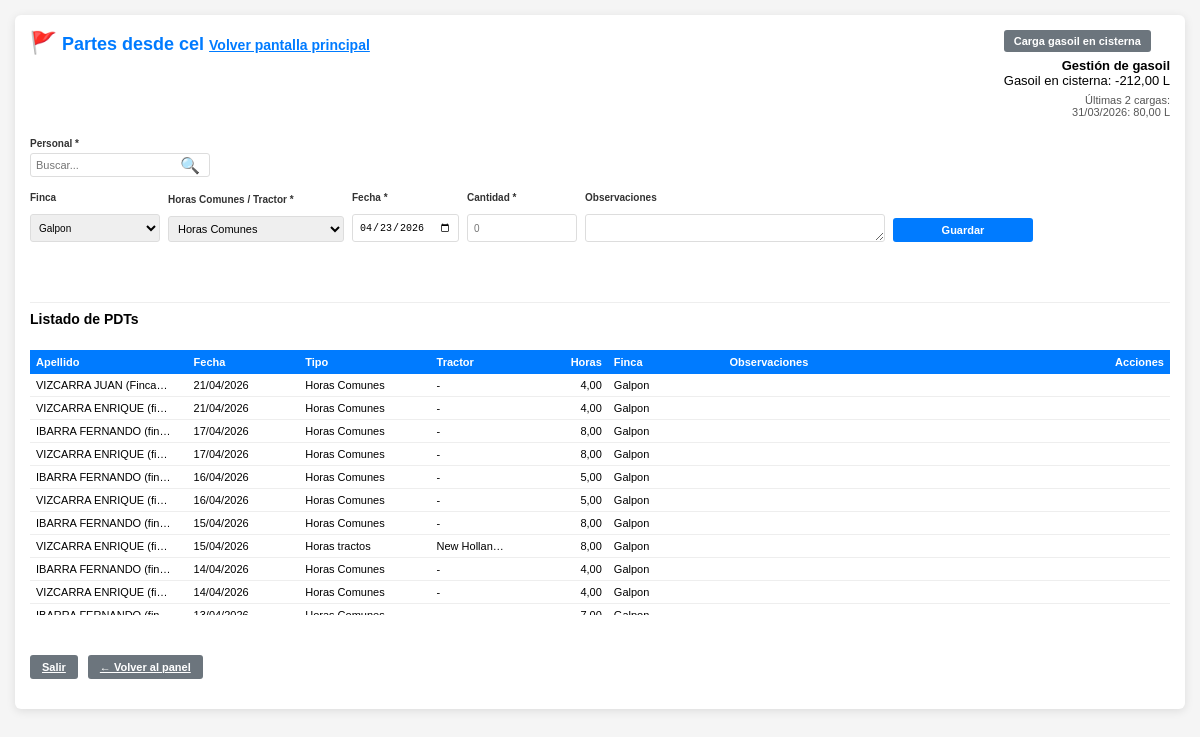
The page /partes_desde_cel.php (signed in) on the database its author committed.
### tables this page shows
CREATE TABLE `pdt` (
  `id` int(11) NOT NULL AUTO_INCREMENT,
  `usuario_id` int(11) NOT NULL,
  `tipo_horas` enum('Horas tractos','Horas Comunes') NOT NULL DEFAULT 'Horas Comunes',
  `tractor` varchar(100) DEFAULT NULL,
  `fecha` date NOT NULL,
  `horas` decimal(5,2) DEFAULT 0.00,
  `cant_gasoil` decimal(6,2) DEFAULT NULL,
  `cambio_aceite` tinyint(1) DEFAULT 0,
  `en_cc` tinyint(1) DEFAULT 0,
  `observaciones` text DEFAULT NULL,
  `fecha_creacion` timestamp NOT NULL DEFAULT current_timestamp(),
  `fecha_modificacion` timestamp NOT NULL DEFAULT current_timestamp() ON UPDATE current_timestamp(),
  `finca` varchar(200) DEFAULT NULL,
  PRIMARY KEY (`id`),
  KEY `idx_usuario` (`usuario_id`),
  KEY `idx_fecha` (`fecha`),
  CONSTRAINT `pdt_ibfk_1` FOREIGN KEY (`usuario_id`) REFERENCES `usuarios` (`id`) ON DELETE CASCADE
);

CREATE TABLE `usuarios` (
  `id` int(11) NOT NULL AUTO_INCREMENT,
  `acceso_creador_id` int(11) DEFAULT NULL COMMENT 'NULL=principal',
  `apellido` varchar(150) NOT NULL,
  `dni` varchar(20) NOT NULL,
  `cuit` varchar(25) DEFAULT NULL,
  `domicilio` varchar(200) DEFAULT NULL,
  `email` varchar(100) DEFAULT NULL,
  `celular` varchar(20) DEFAULT NULL,
  `consorcio` varchar(100) DEFAULT NULL,
  PRIMARY KEY (`id`),
  KEY `idx_acceso_creador` (`acceso_creador_id`)
);

### partes_desde_cel.php (called while the page is built, shortened)
<?php
include 'gestionar_finca.php';

### gestionar_finca.php (the view, shortened to what this page needs)
<?php
include 'verificar_sesion.php';
$desde_cel = DESDE_CEL;
if ($desde_cel) {
    $form_action_url = 'partes_desde_cel.php';
    $titulo_pagina = 'Partes desde cel';
} else {
    $form_action_url = 'gestionar_finca.php';
    $titulo_pagina = 'Gestión Finca - Partes Diarios de Trabajo (PDT)';
}
$es_nivel_0 = (isset($_SESSION['acceso_nivel']) && (int)$_SESSION['acceso_nivel'] === 0);
$mostrar_vista_completa = true;
$pdt_edit = null;
$tractor_default = 'Horas Comunes';
$fincas_fijas = ['Finca 6', 'Finca 4', 'Finca 7', 'Finca 5', 'Finca 2', 'Finca 10', 'Finca 11', 'Finca 47', 'Finca 29', 'Galpon'];
$fincas_lista = $fincas_fijas;
$r_fincas_p = mysqli_query($conexion, "SELECT DISTINCT finca FROM pdt WHERE finca IS NOT NULL AND TRIM(finca) != '' ORDER BY finca");
if ($r_fincas_p) {
    while ($row = mysqli_fetch_assoc($r_fincas_p)) {
        $fn = trim($row['finca'] ?? '');
        if ($fn !== '' && !in_array($fn, $fincas_lista, true)) {
            $fincas_lista[] = $fn;
        }
    }
}
$finca_default = '';
if ($finca_default === '') {
    $r_uf = mysqli_query($conexion, "SELECT finca FROM pdt WHERE finca IS NOT NULL AND TRIM(finca) != '' ORDER BY id DESC LIMIT 1");
    if ($r_uf && $rw = mysqli_fetch_assoc($r_uf)) {
        $finca_default = trim((string)($rw['finca'] ?? ''));
    }
}
$finca_actual = $pdt_edit ? trim((string)($pdt_edit['finca'] ?? '')) : $finca_default;
$es_otra_finca = ($finca_actual !== '' && !in_array($finca_actual, $fincas_fijas, true));
$lista_pdt = [];
$sql_lista = "SELECT p.id, p.usuario_id, p.tipo_horas, p.tractor, p.fecha, p.horas, p.cant_gasoil, p.cambio_aceite, p.en_cc, p.observaciones, p.finca, u.apellido AS usuario_nombre FROM pdt p INNER JOIN usuarios u ON u.id = p.usuario_id ORDER BY p.fecha DESC, p.id DESC LIMIT 200";
$res_lista = mysqli_query($conexion, $sql_lista);
if ($res_lista) {
    while ($row = mysqli_fetch_assoc($res_lista)) {
        $keys = array_map('strtolower', array_keys($row));
        $combined = @array_combine($keys, array_values($row));
        $lista_pdt[] = (is_array($combined) ? $combined : $row);
    }
}
$gasoil_en_sisterna = 0;
$r_g = mysqli_query($conexion, "SELECT COALESCE(SUM(cantidad), 0) AS total FROM gasoil");
if ($r_g && $f_g = mysqli_fetch_assoc($r_g)) {
    $gasoil_en_sisterna = (float)$f_g['total'];
}
$ultimas_cargas_gasoil = [];
$r_cargas = mysqli_query($conexion, "SELECT fecha, cantidad FROM gasoil WHERE cantidad > 0 ORDER BY fecha DESC, id DESC LIMIT 2");
if ($r_cargas) {
    while ($c = mysqli_fetch_assoc($r_cargas)) {
        $ultimas_cargas_gasoil[] = ['fecha' => $c['fecha'], 'cantidad' => (float)$c['cantidad']];
    }
}
?>
<!DOCTYPE html>
<html lang="es">
<head>
</head>
<?php
        $url_esc_volver = $desde_cel ? ($es_nivel_0 ? 'logout.php' : 'gestionar_finca.php') : 'index.php';
        $js_esc = "if((e.keyCode||e.which)==27){var f=document.getElementById('formCargaGasoilSisterna');if(f&&f.style.display!='none'){f.style.display='none';return false;}";
        if ($desde_cel) {
            $js_esc .= "if(history.length>1){history.back();return false;}";
        }
        $js_esc .= "location.href='".addslashes($url_esc_volver)."';return false;}";
        ?>
<body onkeydown="var e=event||window.event;<?= $js_esc ?>">
    <div class="container">
        <div style="display: flex; align-items: flex-start; justify-content: space-between; gap: 20px; flex-wrap: wrap; margin-bottom: 15px;">
            <h2 style="margin: 0;"><span style="font-size: 1.2em;" title="PDT">🚩</span> <?= htmlspecialchars($titulo_pagina) ?> <a href="<?= $desde_cel ? ($es_nivel_0 ? 'logout.php' : 'gestionar_finca.php') : 'index.php' ?>" id="linkVolverEsc" style="font-size: 14px; color: #007bff;" title="Volver (ESC)">Volver pantalla principal</a></h2>
            <div style="text-align: right; flex-shrink: 0; display: flex; align-items: flex-start; gap: 12px; flex-wrap: wrap;">
                <div class="seccion-carga-gasoil" style="display: flex; flex-direction: column; gap: 6px;">
                    <div style="display: flex; align-items: center; gap: 12px;">
                        <button type="button" id="btnCargaGasoilSisterna" class="btn btn-secondary" style="font-size: 11px; padding: 5px 10px;">Carga gasoil en cisterna</button>
                    </div>
                <div style="font-size: 13px;">
                    <strong>Gestión de gasoil</strong><br>
                    Gasoil en cisterna: <span id="gasoilEnSisternaVal"><?= number_format($gasoil_en_sisterna, 2, ',', '') ?></span> L
                    <?php if (!empty($ultimas_cargas_gasoil)): ?>
                    <div style="margin-top: 6px; font-size: 11px; color: #555;">
                        Últimas 2 cargas:<br>
                        <?php foreach ($ultimas_cargas_gasoil as $c): ?>
                        <?= date('d/m/Y', strtotime($c['fecha'])) ?>: <?= number_format($c['cantidad'], 2, ',', '') ?> L<br>
                        <?php endforeach; ?>
                    </div>
                    <?php endif; ?>
                </div>
            </div>
        </div>
        <?php
        $nombre_personal_mostrar = '';
        ?>
        <form method="POST" id="formPDT" class="form-nav-enter" action="<?= htmlspecialchars($form_action_url) ?>">
            <div style="display: flex; align-items: flex-start; gap: 14px; flex-wrap: wrap; margin-bottom: 4px; position: relative; z-index: 1;">
                <div class="form-group buscador-usuario-container" style="flex: 0 0 auto; min-width: 200px;">
                    <label>Personal *</label>
                    <div style="display: flex; align-items: center; gap: 10px; flex-wrap: wrap;">
                        <div class="buscador-usuario" style="flex: 0 0 180px; min-width: 140px;">
                            <input type="text" id="buscadorUsuario" tabindex="-1" placeholder="Buscar..." autocomplete="off" value="<?= htmlspecialchars($nombre_personal_mostrar) ?>" oninput="if(window.buscarPersonalPdt)window.buscarPersonalPdt();" onkeyup="if(window.buscarPersonalPdt)window.buscarPersonalPdt();">
                            <span class="ico-lupa" aria-hidden="true">🔍</span>
                        </div>
                    </div>
                </div>
            </div>
            <div class="form-row">
                <div class="form-group form-group-finca">
                    <label>Finca</label>
                    <select name="finca_sel" id="selFinca" tabindex="0" onchange="var w=document.getElementById('fincaOtroWrap');if(w)w.style.display=(this.value==='__otro__')?'block':'none';">
                        <?php foreach ($fincas_lista as $fn): ?>
                        <option value="<?= htmlspecialchars($fn) ?>" <?= (!$es_otra_finca && $finca_actual === $fn) ? 'selected' : '' ?>><?= htmlspecialchars($fn) ?></option>
                        <?php endforeach; ?>
                    </select>
                </div>
                <div class="form-group" id="tractorGroup">
                    <label>Horas Comunes / Tractor *</label>
                    <select name="tractor" id="tractor" tabindex="-1" required>
                        <optgroup label="Horas Comunes">
                            <option value="Horas Comunes" <?= (($pdt_edit && ($pdt_edit['tipo_horas'] ?? '') === 'Horas Comunes') || (!$pdt_edit && $tractor_default === 'Horas Comunes')) ? 'selected' : '' ?>>Horas Comunes</option>
                        </optgroup>
                    </select>
                </div>
                <div class="form-group form-group-compact">
                    <label>Fecha *</label>
                    <input type="date" name="fecha" id="fecha" tabindex="1" value="<?= $pdt_edit ? $pdt_edit['fecha'] : date('Y-m-d') ?>" required>
                </div>
                <div class="form-group form-group-compact" id="cantidadHorasGroup">
                    <label id="labelCantidad">Cantidad *</label>
                    <input type="text" inputmode="numeric" pattern="[0-9]*" name="horas" id="horas" tabindex="2" value="<?= $pdt_edit ? (int)$pdt_edit['horas'] : '' ?>" placeholder="0" required autocomplete="off">
                </div>
                <div class="form-group form-group-observaciones">
                    <label>Observaciones</label>
                    <textarea name="observaciones" id="observaciones" rows="1" tabindex="3" style="resize: vertical; min-height: 28px;" onkeydown="if((event||window.event).key==='Enter'&&!(event||window.event).shiftKey){(event||window.event).preventDefault();var g=document.getElementById('btnGuardar');if(g)g.focus();}"><?= htmlspecialchars($pdt_edit['observaciones'] ?? '') ?></textarea>
                </div>
                <div class="form-group" style="flex: 0 0 auto; flex-shrink: 0; align-self: flex-end;">
                    <label>&nbsp;</label>
                    <button type="submit" name="guardar" id="btnGuardar" class="btn btn-primary" tabindex="6" style="min-width: 140px; padding: 6px 24px;">Guardar</button>
                </div>
            </div>
        </form>
        <div style="margin-top: 24px; padding-top: 8px; position: relative; z-index: 2; clear: both; width: 100%; border-top: 1px solid #eee;">
            <div style="display: flex; justify-content: space-between; align-items: center; flex-wrap: wrap; gap: 8px; margin-bottom: 8px;">
                <h3 style="margin: 0;">Listado de PDTs</h3>
            </div>
            <div id="grid1" class="wrap-tabla-pdt">
        <table class="tabla-listado-pdt">
            <colgroup>
                <col style="width:120px">
                <col style="width:85px">
                <col style="width:100px">
                <col style="width:80px">
                <col style="width:55px">
                <col style="width:88px">
                <col style="width:120px">
                <col style="width:220px">
            </colgroup>
            <thead>
                <tr>
                    <th class="col-apellido">Apellido</th>
                    <th class="col-fecha">Fecha</th>
                    <th class="col-tipo">Tipo</th>
                    <th class="col-tractor">Tractor</th>
                    <th class="col-horas">Horas</th>
                    <th class="col-finca">Finca</th>
                    <th class="col-observaciones">Observaciones</th>
                    <th class="col-acciones">Acciones</th>
                </tr>
            </thead>
            <tbody>
                <?php $tiene_datos = count($lista_pdt) > 0; ?>
                <?php if ($tiene_datos): ?>
                    <?php foreach ($lista_pdt as $pdt): ?>
                        <?php
                        $p = function($k, $def = '') use ($pdt) {
                            $v = $pdt[$k] ?? $pdt[strtoupper($k)] ?? $pdt[ucfirst($k)] ?? $def;
                            return $v !== null && $v !== '' ? $v : $def;
                        };
                        $tiene_obs = !empty(trim((string)$p('observaciones', '')));
                        $uid = (int)$p('usuario_id', 0);
                        $nom = htmlspecialchars((string)$p('usuario_nombre', '-'));
                        $tipo = htmlspecialchars((string)$p('tipo_horas', '-'));
                        $tractor = htmlspecialchars((string)($p('tractor') ?: '-'));
                        $fechaRaw = $p('fecha', '');
                        $fechaFmt = $fechaRaw ? @date('d/m/Y', strtotime($fechaRaw)) : '-';
                        $horas = (float)$p('horas', 0);
                        $obs_raw = trim((string)$p('observaciones', ''));
                        $nom_show = (string)$nom; if (function_exists('mb_strlen') && function_exists('mb_substr') && mb_strlen($nom_show) > 20) { $nom_show = mb_substr($nom_show, 0, 20) . '…'; } elseif (strlen($nom_show) > 20) { $nom_show = substr($nom_show, 0, 20) . '…'; }
                        $tipo_show = (string)$tipo;
                        $tractor_show = (string)$tractor; if (function_exists('mb_strlen') && function_exists('mb_substr') && mb_strlen($tractor_show) > 10) { $tractor_show = mb_substr($tractor_show, 0, 10) . '…'; } elseif (strlen($tractor_show) > 10) { $tractor_show = substr($tractor_show, 0, 10) . '…'; }
                        $finca_raw = trim((string)$p('finca', ''));
                        if ($finca_raw === '') {
                            $finca_show = '—';
                        } elseif (function_exists('mb_strlen') && function_exists('mb_substr') && mb_strlen($finca_raw) > 12) {
                            $finca_show = htmlspecialchars(mb_substr($finca_raw, 0, 12)) . '…';
                        } elseif (strlen($finca_raw) > 12) {
                            $finca_show = htmlspecialchars(substr($finca_raw, 0, 12)) . '…';
                        } else {
                            $finca_show = htmlspecialchars($finca_raw);
                        }
                        ?>
                        <tr class="fila-pdt<?= $tiene_obs ? ' fila-con-observaciones' : '' ?>" data-usuario-id="<?= $uid ?>"<?= $tiene_obs ? ' title="Clic para ver observaciones"' : '' ?>>
                            <?php $horas_show = number_format($horas, 2, ',', '.'); if (strlen($horas_show) > 6) { $horas_show = substr($horas_show, 0, 6) . '…'; } ?>
                            <td class="col-apellido" title="<?= $nom ?>"><?= $nom_show ?></td>
                            <td class="col-fecha" title="<?= $fechaFmt ?>"><?= $fechaFmt ?></td>
                            <td class="col-tipo" title="<?= $tipo ?>"><?= $tipo_show ?></td>
                            <td class="col-tractor" title="<?= $tractor ?>"><?= $tractor_show ?></td>
                            <td class="col-horas" title="<?= number_format($horas, 2, ',', '.') ?>"><?= $horas_show ?></td>
                            <td class="col-finca" title="<?= htmlspecialchars($finca_raw) ?>"><?= $finca_show ?></td>
                            <td class="col-observaciones" title="<?= htmlspecialchars($obs_raw) ?>"></td>
                            <td class="col-acciones">
                            </td>
                        </tr>
                    <?php endforeach; ?>
                <?php else: ?>
                    <tr>
                        <td colspan="8" style="text-align: center; padding: 15px; color: #666; font-size: 11px;">No hay partes diarios de trabajo registrados.</td>
                    </tr>
                <?php endif; ?>
            </tbody>
        </table>
            </div>
        </div>
        <div style="margin-top: 20px; display: flex; gap: 10px; flex-wrap: wrap;">
            <?php if ($desde_cel): ?>
                <?php if ($es_nivel_0): ?>
                    <a href="logout.php" class="btn btn-secondary">Salir</a>
                <?php else: ?>
                    <a href="gestionar_finca.php?modo=completo" class="btn btn-primary" style="font-weight: bold;">Ver gestión completa (modo PC)</a>
                    <a href="gestionar_finca.php?modo=completo" class="btn btn-secondary">← Volver a Gestión Finca</a>
                <?php endif; ?>
            <?php endif; ?>
            <?php if ($mostrar_vista_completa): ?>
            <a href="index.php" class="btn btn-secondary">← Volver al panel</a>
            <?php endif; ?>
        </div>
    </div>
</body>
</html>

### rows shown on the page
pdt: usuario.apellido "VIZCARRA JUAN (Finca…", fecha "21/04/2026", tipo_horas "Horas Comunes", tractor "-", horas "4,00", finca "Galpon"
pdt: usuario.apellido "VIZCARRA ENRIQUE (fi…", fecha "21/04/2026", tipo_horas "Horas Comunes", tractor "-", horas "4,00", finca "Galpon"
pdt: usuario.apellido "IBARRA FERNANDO (fin…", fecha "17/04/2026", tipo_horas "Horas Comunes", tractor "-", horas "8,00", finca "Galpon"
pdt: usuario.apellido "VIZCARRA ENRIQUE (fi…", fecha "17/04/2026", tipo_horas "Horas Comunes", tractor "-", horas "8,00", finca "Galpon"
pdt: usuario.apellido "IBARRA FERNANDO (fin…", fecha "16/04/2026", tipo_horas "Horas Comunes", tractor "-", horas "5,00", finca "Galpon"
pdt: usuario.apellido "VIZCARRA ENRIQUE (fi…", fecha "16/04/2026", tipo_horas "Horas Comunes", tractor "-", horas "5,00", finca "Galpon"
pdt: usuario.apellido "IBARRA FERNANDO (fin…", fecha "15/04/2026", tipo_horas "Horas Comunes", tractor "-", horas "8,00", finca "Galpon"
pdt: usuario.apellido "VIZCARRA ENRIQUE (fi…", fecha "15/04/2026", tipo_horas "Horas tractos", tractor "New Hollan…", horas "8,00", finca "Galpon"
pdt: usuario.apellido "IBARRA FERNANDO (fin…", fecha "14/04/2026", tipo_horas "Horas Comunes", tractor "-", horas "4,00", finca "Galpon"
pdt: usuario.apellido "VIZCARRA ENRIQUE (fi…", fecha "14/04/2026", tipo_horas "Horas Comunes", tractor "-", horas "4,00", finca "Galpon"

### other values the page prints
$titulo_pagina "Partes desde cel"
$gasoil_en_sisterna "-212,00"
date('d/m/Y', strtotime($c['fecha'])) "31/03/2026"
$c['cantidad'] "80,00"
form field finca_sel "Galpon"
